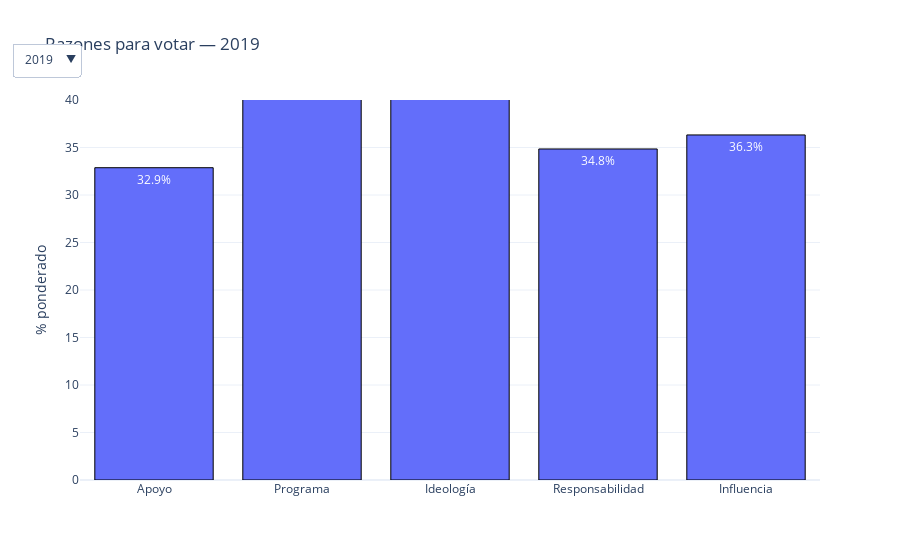

Write notebook code for a chart like this one.
### Markdown cell above
## 3 · Razones para votar

### Code cell
def simple_reason_df(df, mapping):
    return pd.DataFrame({'razón':list(mapping.values()),
                         'pct':[porcentaje_ponderado(df,v) for v in mapping]})

df19 = simple_reason_df(df2019, to_vote)
df23 = simple_reason_df(df2023, to_vote)
fig = dropdown_bar(df19, df23, 'razón', 'pct', 'Razones para votar', y_range=[0,40])
fig.show()

### Figure 1 — Plotly figure (JSON) as saved in the notebook; plotly's stock layout.template omitted (floating-point values rounded to 4 significant figures)
{"data": [{"marker": {"line": {"color": "black", "width": 1}}, "name": "2019", "text": ["32.9%", "57.2%", "62.6%", "34.8%", "36.3%"], "textposition": "auto", "type": "bar", "visible": true, "x": ["Apoyo", "Programa", "Ideología", "Responsabilidad", "Influencia"], "y": [32.87, 57.2, 62.6, 34.85, 36.32]}, {"marker": {"line": {"color": "black", "width": 1}}, "name": "2023", "text": ["35.0%", "59.2%", "67.1%", "31.9%", "31.6%"], "textposition": "auto", "type": "bar", "visible": false, "x": ["Apoyo", "Programa", "Ideología", "Responsabilidad", "Influencia"], "y": [35.01, 59.2, 67.13, 31.91, 31.61]}], "layout": {"title": {"text": "Razones para votar — 2019"}, "updatemenus": [{"buttons": [{"args": [{"visible": [true, false]}, {"title": "Razones para votar — 2019"}], "label": "2019", "method": "update"}, {"args": [{"visible": [false, true]}, {"title": "Razones para votar — 2023"}], "label": "2023", "method": "update"}], "direction": "down", "x": 0, "y": 1.15}], "yaxis": {"range": [0, 40], "title": {"text": "% ponderado"}}}}
